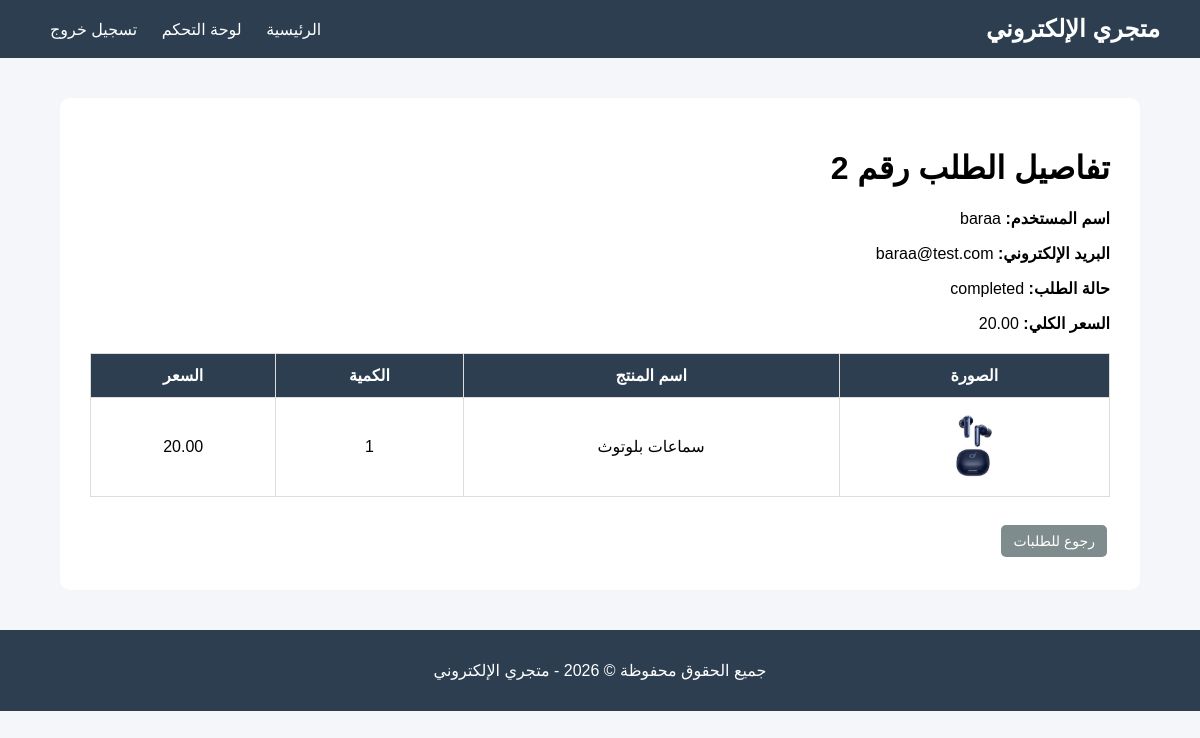
Screenshot of /admin/order_details.php?id=2 (signed in) with the database file from the repository.
### tables this page shows
CREATE TABLE `orders` (
  `id` int(11) NOT NULL,
  `user_id` int(11) DEFAULT NULL,
  `total_price` decimal(10,2) NOT NULL DEFAULT 0.00,
  `status` enum('pending','completed','cancelled') DEFAULT 'pending',
  `created_at` timestamp NOT NULL DEFAULT current_timestamp()
);

CREATE TABLE `users` (
  `id` int(11) NOT NULL,
  `name` varchar(100) NOT NULL,
  `email` varchar(150) NOT NULL,
  `password` varchar(255) NOT NULL,
  `role` enum('admin','user') DEFAULT 'user',
  `created_at` timestamp NOT NULL DEFAULT current_timestamp()
);

CREATE TABLE `order_items` (
  `id` int(11) NOT NULL,
  `order_id` int(11) DEFAULT NULL,
  `product_id` int(11) DEFAULT NULL,
  `quantity` int(11) NOT NULL,
  `price` decimal(10,2) NOT NULL
);

CREATE TABLE `products` (
  `id` int(11) NOT NULL,
  `category_id` int(11) DEFAULT NULL,
  `name` varchar(150) NOT NULL,
  `description` text DEFAULT NULL,
  `price` decimal(10,2) NOT NULL,
  `quantity` int(11) NOT NULL DEFAULT 0,
  `image` varchar(255) DEFAULT NULL,
  `created_at` timestamp NOT NULL DEFAULT current_timestamp()
);

### admin/order_details.php (the view, shortened to what this page needs)
<?php
require_once __DIR__ . "/../config/database.php";
$order_id = isset($_GET["id"]) ? (int) $_GET["id"] : 0;
$order = mysqli_query($conn, "
    SELECT orders.*, users.name AS user_name, users.email
    FROM orders
    LEFT JOIN users ON orders.user_id = users.id
    WHERE orders.id = $order_id
");
$order_data = mysqli_fetch_assoc($order);
$items = mysqli_query($conn, "
    SELECT order_items.*, products.name AS product_name, products.image
    FROM order_items
    LEFT JOIN products ON order_items.product_id = products.id
    WHERE order_items.order_id = $order_id
");
?>
<?php include __DIR__ . "/../includes/header.php"; ?>
<h1>تفاصيل الطلب رقم <?php echo $order_data["id"]; ?></h1>
<p>
    <strong>اسم المستخدم:</strong>
    <?php echo htmlspecialchars($order_data["user_name"]); ?>
</p>
<p>
    <strong>البريد الإلكتروني:</strong>
    <?php echo htmlspecialchars($order_data["email"]); ?>
</p>
<p>
    <strong>حالة الطلب:</strong>
    <?php echo htmlspecialchars($order_data["status"]); ?>
</p>
<p>
    <strong>السعر الكلي:</strong>
    <?php echo htmlspecialchars($order_data["total_price"]); ?>
</p>
<table class="data-table">
    <thead>
        <tr>
            <th>الصورة</th>
            <th>اسم المنتج</th>
            <th>الكمية</th>
            <th>السعر</th>
        </tr>
    </thead>
    <tbody>
        <?php while ($item = mysqli_fetch_assoc($items)) { ?>
            <tr>
                <td>
                    <?php if (!empty($item["image"])) { ?>
                        <img class="table-img" src="../uploads/<?php echo htmlspecialchars($item["image"]); ?>">
                    <?php } else { ?>
                        لا توجد صورة
                    <?php } ?>
                </td>
                <td><?php echo htmlspecialchars($item["product_name"]); ?></td>
                <td><?php echo htmlspecialchars($item["quantity"]); ?></td>
                <td><?php echo htmlspecialchars($item["price"]); ?></td>
            </tr>
        <?php } ?>
    </tbody>
</table>
<br>
<a class="btn secondary" href="orders.php">رجوع للطلبات</a>
<?php include __DIR__ . "/../includes/footer.php"; ?>

### assets/css/style.css (style rules this page uses)
body { font-family: Arial, sans-serif; background-color: #f5f6fa; margin: 0; direction: rtl; }
.data-table { width: 100%; border-collapse: collapse; margin-top: 20px; }
.data-table th, .data-table td { border: 1px solid #ddd; padding: 12px; text-align: center; }
.data-table th { background-color: #2c3e50; color: white; }
.btn { display: inline-block; padding: 8px 12px; border-radius: 5px; text-decoration: none; color: white; margin: 3px; font-size: 14px; }
.btn.secondary { background-color: #7f8c8d; text-align: center; margin-top: 10px; }
.table-img { width: 70px; height: 70px; object-fit: cover; border-radius: 6px; }

### rows the page displays
orders: id "2", user.name "baraa", user.email "baraa@test.com", status "completed", total_price "20.00"
order_items: product.image (picture), product.name "سماعات بلوتوث", quantity "1", price "20.00"
